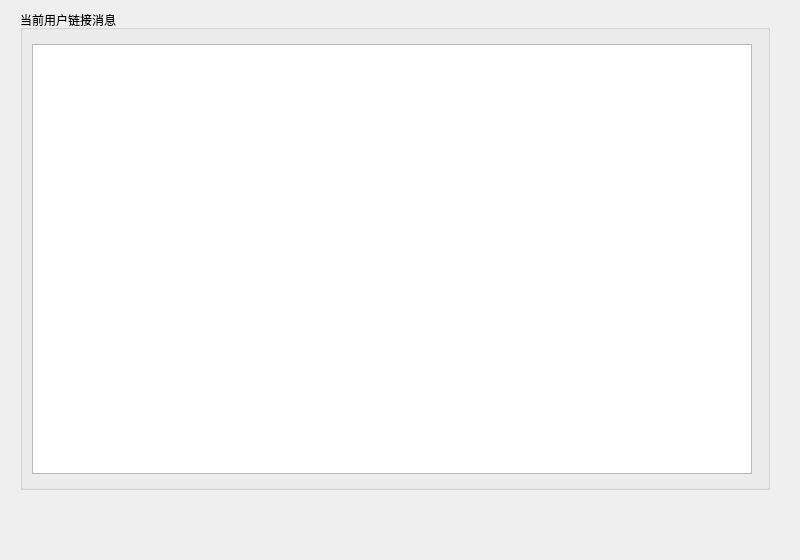
<?xml version="1.0" encoding="UTF-8"?>
<ui version="4.0">
 <class>UserInfo</class>
 <widget class="QWidget" name="UserInfo">
  <property name="geometry">
   <rect>
    <x>0</x>
    <y>0</y>
    <width>800</width>
    <height>560</height>
   </rect>
  </property>
  <property name="minimumSize">
   <size>
    <width>800</width>
    <height>560</height>
   </size>
  </property>
  <property name="maximumSize">
   <size>
    <width>800</width>
    <height>560</height>
   </size>
  </property>
  <property name="windowTitle">
   <string>Form</string>
  </property>
  <property name="styleSheet">
   <string notr="true"/>
  </property>
  <widget class="QGroupBox" name="groupBox">
   <property name="geometry">
    <rect>
     <x>20</x>
     <y>10</y>
     <width>750</width>
     <height>480</height>
    </rect>
   </property>
   <property name="minimumSize">
    <size>
     <width>750</width>
     <height>480</height>
    </size>
   </property>
   <property name="maximumSize">
    <size>
     <width>750</width>
     <height>480</height>
    </size>
   </property>
   <property name="title">
    <string>当前用户链接消息</string>
   </property>
   <widget class="QTableView" name="tableView">
    <property name="geometry">
     <rect>
      <x>12</x>
      <y>34</y>
      <width>720</width>
      <height>430</height>
     </rect>
    </property>
    <property name="minimumSize">
     <size>
      <width>720</width>
      <height>430</height>
     </size>
    </property>
    <property name="maximumSize">
     <size>
      <width>720</width>
      <height>430</height>
     </size>
    </property>
   </widget>
  </widget>
 </widget>
 <resources/>
 <connections/>
</ui>
